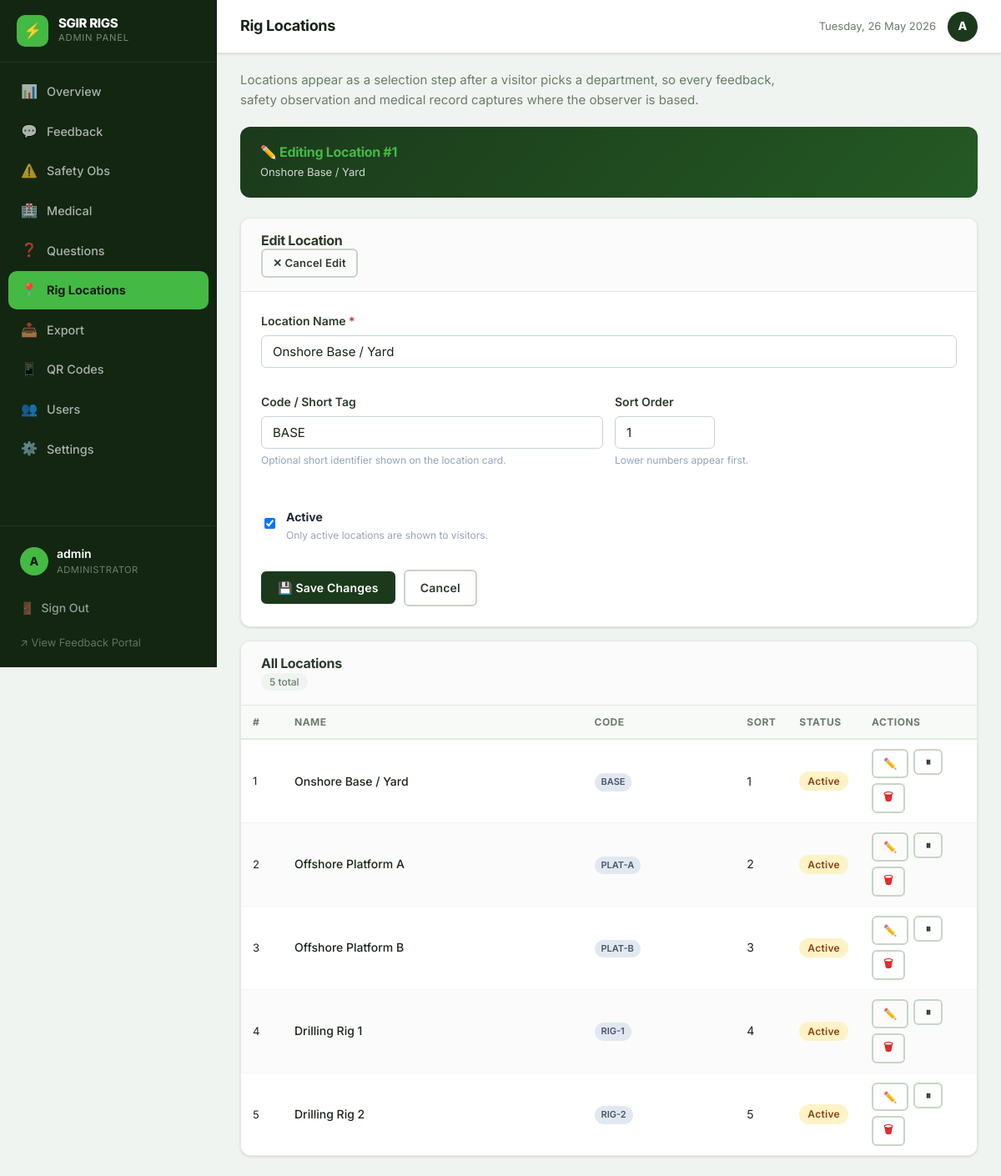
/dashboard/locations.php?edit=1 (signed in), run on the app's committed database.
### tables this page shows
CREATE TABLE IF NOT EXISTS admin_settings (
    id                  INT UNSIGNED PRIMARY KEY DEFAULT 1,
    notification_emails TEXT         NULL,
    company_name        VARCHAR(150) NOT NULL DEFAULT 'SGIR RIGS',
    company_tagline     VARCHAR(255) NOT NULL DEFAULT 'Feedback Portal',
    logo_path           VARCHAR(500) NULL,
    favicon_path        VARCHAR(500) NULL,
    updated_at          DATETIME     NOT NULL DEFAULT CURRENT_TIMESTAMP ON UPDATE CURRENT_TIMESTAMP
);

CREATE TABLE IF NOT EXISTS rig_locations (
    id         INT UNSIGNED AUTO_INCREMENT PRIMARY KEY,
    name       VARCHAR(150) NOT NULL,
    code       VARCHAR(50)  NULL,
    is_active  TINYINT(1)   NOT NULL DEFAULT 1,
    sort_order INT          NOT NULL DEFAULT 0,
    created_at DATETIME     NOT NULL DEFAULT CURRENT_TIMESTAMP
);

### includes/helpers.php (called while the page is built, shortened)
<?php
function h(?string $str): string
{
    return htmlspecialchars((string)$str, ENT_QUOTES | ENT_SUBSTITUTE, 'UTF-8');
}
function get_site_settings(PDO $pdo): array
{
    $stmt = $pdo->query('SELECT * FROM admin_settings WHERE id = 1 LIMIT 1');
    $row  = $stmt->fetch();
    $settings = $row ?: [
        'id'                  => 1,
        'notification_emails' => '',
        'company_name'        => APP_NAME,
        'company_tagline'     => APP_TAGLINE,
        'logo_path'           => null,
        'favicon_path'        => null,
    ];
    return $settings;
}

### dashboard/locations.php (the view, shortened to what this page needs)
<?php
require_once ROOT . '/config/database.php';
require_once ROOT . '/includes/helpers.php';
$settings     = get_site_settings($pdo);
$current_page = 'locations';
$locations = $pdo->query(
    'SELECT * FROM rig_locations ORDER BY sort_order ASC, name ASC'
)->fetchAll();
$edit_loc = null;
$edit_id  = (int)($_GET['edit'] ?? 0);
if ($edit_id > 0) {
    $e = $pdo->prepare('SELECT * FROM rig_locations WHERE id = :id LIMIT 1');
    $e->execute([':id' => $edit_id]);
    $edit_loc = $e->fetch() ?: null;
}
?>
<!DOCTYPE html>
<html lang="en">
<head>
<link rel="stylesheet" href="<?= ASSET_URL ?>/css/main.css">
<link rel="stylesheet" href="<?= ASSET_URL ?>/css/dashboard.css">
</head>
<body class="dashboard-body">
<div class="dashboard-layout">
<?php require_once ROOT . '/includes/sidebar.php'; ?>
<div class="main-content">
  <div class="topbar">
    <div class="topbar-left">
      <h1 class="topbar-title">Rig Locations</h1>
    </div>
    <div class="topbar-right">
      <span class="topbar-date"><?= date('l, d F Y') ?></span>
      <div class="topbar-avatar"><?= mb_strtoupper(mb_substr($_SESSION['username'] ?? 'A', 0, 1)) ?></div>
    </div>
  </div>
  <div class="page-content">
    <p class="text-muted" style="margin:-4px 0 20px;max-width:680px">
      Locations appear as a selection step after a visitor picks a department, so every
      feedback, safety observation and medical record captures where the observer is based.
    </p>
    <?php if ($edit_loc): ?>
    <div class="edit-banner">
      <h3>✏️ Editing Location #<?= $edit_loc['id'] ?></h3>
      <p><?= h($edit_loc['name']) ?></p>
    </div>
    <?php endif; ?>
    <div class="card mb-4">
      <div class="card-header">
        <h3><?= $edit_loc ? 'Edit Location' : 'Add New Location' ?></h3>
        <?php if ($edit_loc): ?>
          <a href="<?= BASE_URL ?>/dashboard/locations.php" class="btn btn-sm btn-outline">✕ Cancel Edit</a>
        <?php endif; ?>
      </div>
      <div class="card-body">
        <form method="POST" action="">
          <div class="loc-form-grid">
            <div class="form-group span2">
              <label class="form-label">Location Name <span style="color:#dc2626">*</span></label>
              <input type="text" name="name" class="form-input"
                     value="<?= h($edit_loc['name'] ?? '') ?>"
                     placeholder="e.g. Offshore Platform A" required maxlength="150">
            </div>
            <div class="form-group">
              <label class="form-label">Code / Short Tag</label>
              <input type="text" name="code" class="form-input"
                     value="<?= h($edit_loc['code'] ?? '') ?>"
                     placeholder="e.g. PLAT-A" maxlength="50">
              <p class="form-hint">Optional short identifier shown on the location card.</p>
            </div>
            <div class="form-group">
              <label class="form-label">Sort Order</label>
              <input type="number" name="sort_order" class="form-input" min="0"
                     value="<?= (int)($edit_loc['sort_order'] ?? 0) ?>" style="width:120px">
              <p class="form-hint">Lower numbers appear first.</p>
            </div>
            <div class="form-group span2" style="display:flex;align-items:center;gap:10px">
              <label class="toggle-switch" style="flex-shrink:0">
                <input type="checkbox" name="is_active" value="1"
                       <?= (!$edit_loc || $edit_loc['is_active']) ? 'checked' : '' ?>>
              </label>
              <div>
                <strong style="font-size:14px">Active</strong>
                <div style="font-size:12px;color:#94a3b8">Only active locations are shown to visitors.</div>
              </div>
            </div>
          </div>
          <div style="margin-top:16px;display:flex;gap:10px;align-items:center">
            <button type="submit" class="btn btn-primary">
              <?= $edit_loc ? '💾 Save Changes' : '➕ Add Location' ?>
            </button>
            <?php if ($edit_loc): ?>
              <a href="<?= BASE_URL ?>/dashboard/locations.php" class="btn btn-outline">Cancel</a>
            <?php endif; ?>
          </div>
        </form>
      </div>
    </div>
    <div class="card">
      <div class="card-header">
        <h3>All Locations</h3>
        <span class="chart-badge"><?= count($locations) ?> total</span>
      </div>
      <div class="card-body" style="padding:0">
        <?php if (empty($locations)): ?>
          <div class="empty-state" style="padding:40px">
            <div class="empty-icon">📍</div>
            <h4>No locations yet</h4>
            <p>Add your first rig location using the form above.</p>
          </div>
        <?php else: ?>
        <div class="table-responsive">
          <table class="data-table">
            <thead>
              <tr>
                <th style="width:40px">#</th>
                <th>Name</th>
                <th>Code</th>
                <th style="width:60px">Sort</th>
                <th style="width:80px">Status</th>
                <th style="width:140px">Actions</th>
              </tr>
            </thead>
            <tbody>
              <?php foreach ($locations as $loc): ?>
              <tr class="<?= !$loc['is_active'] ? 'inactive-row' : '' ?>">
                <td class="td-id"><?= $loc['id'] ?></td>
                <td style="font-weight:500"><?= h($loc['name']) ?></td>
                <td><?= $loc['code'] ? '<span class="loc-code-badge">' . h($loc['code']) . '</span>' : '<span class="text-muted">—</span>' ?></td>
                <td><?= (int)$loc['sort_order'] ?></td>
                <td>
                  <span class="badge badge-<?= $loc['is_active'] ? 'new' : 'reviewed' ?>">
                    <?= $loc['is_active'] ? 'Active' : 'Inactive' ?>
                  </span>
                </td>
                <td>
                  <div style="display:flex;gap:6px;flex-wrap:wrap">
                    <a href="?edit=<?= $loc['id'] ?>" class="btn btn-sm btn-outline" title="Edit">✏️</a>
                    <form method="POST" action="" style="display:inline">
                      <button type="submit" class="btn btn-sm btn-outline" title="<?= $loc['is_active'] ? 'Deactivate' : 'Activate' ?>">
                        <?= $loc['is_active'] ? '⏸' : '▶️' ?>
                      </button>
                    </form>
                    <form method="POST" action="" style="display:inline"
                          onsubmit="return confirm('Delete this location? Existing records will keep their data but lose the location link.')">
                      <button type="submit" class="btn btn-sm btn-outline" style="color:#dc2626" title="Delete">🗑</button>
                    </form>
                  </div>
                </td>
              </tr>
              <?php endforeach; ?>
            </tbody>
          </table>
        </div>
        <?php endif; ?>
      </div>
    </div>
  </div>
</div>
</div>
</body>
</html>

### includes/sidebar.php (shortened to what this page needs)
<?php
$company  = h($settings['company_name'] ?? APP_NAME);
$logoPath = !empty($settings['logo_path'])
    ? BASE_URL . '/' . ltrim($settings['logo_path'], '/')
    : null;
$username = h($_SESSION['username'] ?? 'Admin');
$_sidebar_role = $_SESSION['user_role'] ?? 'admin';
$nav_items_all = [
    'overview'  => ['icon' => '📊', 'label' => 'Overview',    'url' => BASE_URL . '/dashboard/overview.php',  'roles' => ['admin','supervisor']],
    'feedback'  => ['icon' => '💬', 'label' => 'Feedback',    'url' => BASE_URL . '/dashboard/feedback.php',  'roles' => ['admin','supervisor']],
    'safety'    => ['icon' => '⚠️', 'label' => 'Safety Obs', 'url' => BASE_URL . '/dashboard/safety.php',    'roles' => ['admin','supervisor']],
    'medical'   => ['icon' => '🏥', 'label' => 'Medical',     'url' => BASE_URL . '/dashboard/medical.php',   'roles' => ['admin','supervisor']],
    'questions' => ['icon' => '❓', 'label' => 'Questions',   'url' => BASE_URL . '/dashboard/questions.php', 'roles' => ['admin']],
    'locations' => ['icon' => '📍', 'label' => 'Rig Locations','url' => BASE_URL . '/dashboard/locations.php', 'roles' => ['admin']],
    'export'    => ['icon' => '📥', 'label' => 'Export',      'url' => BASE_URL . '/dashboard/export.php',    'roles' => ['admin']],
    'qrcodes'   => ['icon' => '📱', 'label' => 'QR Codes',    'url' => BASE_URL . '/dashboard/qr-codes.php', 'roles' => ['admin']],
    'users'     => ['icon' => '👥', 'label' => 'Users',       'url' => BASE_URL . '/dashboard/users.php',     'roles' => ['admin']],
    'settings'  => ['icon' => '⚙️', 'label' => 'Settings',   'url' => BASE_URL . '/dashboard/settings.php',  'roles' => ['admin']],
];
$nav_items = array_filter(
    $nav_items_all,
    fn($item) => in_array($_sidebar_role, $item['roles'], true)
);
?>
<aside class="sidebar" id="sidebar">
  <div class="sidebar-logo-wrap">
    <?php if ($logoPath): ?>
      <img src="<?= h($logoPath) ?>" alt="<?= $company ?>" class="sidebar-logo-img">
    <?php else: ?>
      <div class="sidebar-logo-icon">⚡</div>
    <?php endif; ?>
    <div class="sidebar-logo-text">
      <span class="sidebar-company"><?= $company ?></span>
      <span class="sidebar-sub">Admin Panel</span>
    </div>
  </div>
  <nav class="sidebar-nav" role="navigation" aria-label="Main navigation">
    <?php foreach ($nav_items as $key => $item): ?>
      <a href="<?= $item['url'] ?>"
         class="sidebar-nav-item <?= $current_page === $key ? 'active' : '' ?>"
         <?= $current_page === $key ? 'aria-current="page"' : '' ?>>
        <span class="nav-icon"><?= $item['icon'] ?></span>
        <span class="nav-label"><?= $item['label'] ?></span>
      </a>
    <?php endforeach; ?>
  </nav>
  <div class="sidebar-bottom">
    <div class="sidebar-user">
      <div class="user-avatar"><?= mb_strtoupper(mb_substr($username, 0, 1)) ?></div>
      <div class="user-info">
        <span class="user-name"><?= $username ?></span>
        <span class="user-role"><?= $_sidebar_role === 'admin' ? 'Administrator' : 'Supervisor' ?></span>
      </div>
    </div>
    <a href="<?= BASE_URL ?>/dashboard/logout.php" class="sidebar-logout-btn">
      <span>🚪</span> Sign Out
    </a>
    <a href="<?= BASE_URL ?>/feedback/index.php" class="sidebar-portal-link" target="_blank">
      ↗ View Feedback Portal
    </a>
  </div>
</aside>

### assets/css/main.css (style rules this page uses)
:root { --primary-900: #0d1f0d; --primary-800: #122612; --primary-700: #1B3A1B; --primary-600: #245924; --primary-500: #2d712d; --accent-500: #44B944; --accent-400: #5dd15d; --accent-300: #80dc80; --neutral-50: #f8faf8; --neutral-100: #f0f4f0; --neutral-200: #e2e8e2; --neutral-300: #c8d4c8; --neutral-400: #9aaa9a; --neutral-500: #6b7c6b; --neutral-600: #4a5a4a; --neutral-700: #2d3a2d; --neutral-800: #1a241a; --neutral-900: #0d120d; --success: #22c55e; --warning: #f59e0b; --error: #ef4444; --info: #3b82f6; --shadow-sm: 0 1px 3px rgba(0,0,0,0.12); --shadow-md: 0 4px 12px rgba(0,0,0,0.15); --shadow-lg: 0 10px 30px rgba(0,0,0,0.20); --shadow-xl: 0 20px 60px rgba(0,0,0,0.25); --radius-sm: 6px; --radius-md: 12px; --radius-lg: 20px; --radius-xl: 28px; --transition: 0.2s ease; }
*, *::before, *::after { box-sizing: border-box; }
html { font-size: 16px; scroll-behavior: smooth; -webkit-text-size-adjust: 100%; }
body { margin: 0; font-family: 'Inter', -apple-system, BlinkMacSystemFont, 'Segoe UI', sans-serif; font-size: 0.9375rem; line-height: 1.6; color: #1e293b; background: var(--neutral-100); -webkit-font-smoothing: antialiased; -moz-osx-font-smoothing: grayscale; }
h1, h2, h3, h4, h5, h6 { margin: 0; line-height: 1.25; font-weight: 700; letter-spacing: -0.02em; color: var(--neutral-800); }
p { margin: 0 0 1rem; }
a { color: var(--accent-500); text-decoration: none; }
button { cursor: pointer; font-family: inherit; }
input, select, textarea { font-family: inherit; }
.text-muted { color: var(--neutral-500); }
.mb-4 { margin-bottom: 16px; }
.card { background: #fff; border-radius: var(--radius-md); box-shadow: var(--shadow-sm); border: 1px solid var(--neutral-200); overflow: hidden; }
.card-header { padding: 16px 24px; border-bottom: 1px solid var(--neutral-200); background: #fafbfa; }
.card-header h2, .card-header h3 { font-size: 1rem; color: var(--neutral-700); }
.card-body { padding: 24px; }
.badge { display: inline-flex; align-items: center; padding: 2px 10px; border-radius: 999px; font-size: 0.75rem; font-weight: 600; letter-spacing: 0.3px; text-transform: capitalize; }
.badge-new { background: #fef3c7; color: #92400e; }
.btn { display: inline-flex; align-items: center; justify-content: center; gap: 6px; padding: 9px 18px; border-radius: var(--radius-sm); font-size: 0.875rem; font-weight: 600; border: 2px solid transparent; cursor: pointer; text-decoration: none; transition: background var(--transition), box-shadow var(--transition), transform var(--transition), border-color var(--transition); white-space: nowrap; letter-spacing: 0.2px; }
.btn-primary { background: var(--primary-700); color: #fff; border-color: var(--primary-700); }
.btn-outline { background: transparent; color: var(--neutral-700); border-color: var(--neutral-300); }
.btn-sm { padding: 5px 12px; font-size: 0.8125rem; border-radius: 6px; }
.form-group { margin-bottom: 16px; }
.form-label { display: block; font-size: 0.875rem; font-weight: 600; color: var(--neutral-700); margin-bottom: 6px; }
.form-hint { font-size: 0.8125rem; color: var(--neutral-500); margin-top: 4px; }
.form-input, .form-select, .form-textarea { display: block; width: 100%; padding: 9px 13px; border: 1.5px solid var(--neutral-300); border-radius: var(--radius-sm); font-size: 0.9375rem; color: var(--neutral-800); background: #fff; transition: border-color var(--transition), box-shadow var(--transition); outline: none; -webkit-appearance: none; appearance: none; }
.form-input::placeholder, .form-textarea::placeholder { color: var(--neutral-400); }
.table-responsive { overflow-x: auto; }
.data-table { width: 100%; border-collapse: collapse; font-size: 0.875rem; }
.data-table th { background: var(--neutral-50); padding: 10px 14px; text-align: left; font-size: 0.75rem; font-weight: 700; text-transform: uppercase; letter-spacing: 0.5px; color: var(--neutral-500); border-bottom: 2px solid var(--neutral-200); white-space: nowrap; position: sticky; top: 0; }
.data-table td { padding: 11px 14px; border-bottom: 1px solid var(--neutral-100); vertical-align: middle; color: var(--neutral-800); }
.data-table tr:last-child td { border-bottom: none; }
.data-table tbody tr:nth-child(even) td { background: #fafbfa; }
.td-id { color: var(--neutral-500); font-size: 0.8125rem; width: 50px; }

### data on the page
admin_settings: company_name "SGIR RIGS"
rig_locations: id "1", name "Onshore Base / Yard", code "BASE", sort_order "1", is_active "☑", shows "Active"
rig_locations: id "2", name "Offshore Platform A", code "PLAT-A", sort_order "2", is_active "Active"
rig_locations: id "3", name "Offshore Platform B", code "PLAT-B", sort_order "3", is_active "Active"
rig_locations: id "4", name "Drilling Rig 1", code "RIG-1", sort_order "4", is_active "Active"
rig_locations: id "5", name "Drilling Rig 2", code "RIG-2", sort_order "5", is_active "Active"

### other printed values
$item['icon'] "📊"
$item['label'] "Overview"
$item['icon'] "💬"
$item['label'] "Feedback"
$item['icon'] "⚠️"
$item['label'] "Safety Obs"
$item['icon'] "🏥"
$item['label'] "Medical"
$item['icon'] "❓"
$item['label'] "Questions"
$item['icon'] "📍"
$item['label'] "Rig Locations"
$item['icon'] "📥"
$item['label'] "Export"
$item['icon'] "📱"
